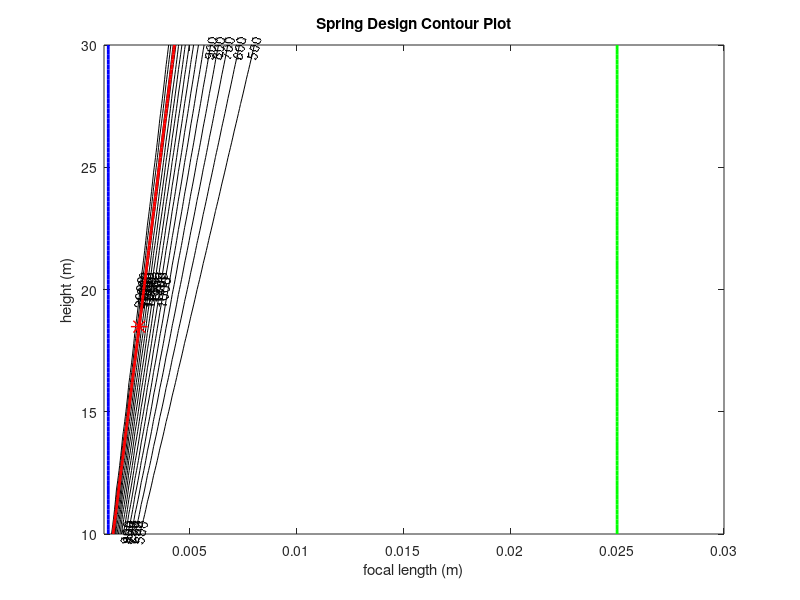

Write the MATLAB code that produced this figure.
% This script constructs a contour plot for the fov optimization
clc
clear
close all

% height vs. focal length

% limits for zoomed out view
fl_min = 0.001;
fl_max = 0.03;
h_min = 10.0;
h_max = 30.0;

% limits for zoomed in view
% fl_min = 0.0;
% fl_max = 0.21;
% h_min = 10.0;
% h_max = 30.0;


res = 100;

fov = zeros(res+1);
target_area_pix = zeros(res+1);

% constants
ss_physical = 1/3;
F_safe = 2;
min_target_pixels = 800;

% optimums for the variables (from optimization)
ss_pix = 1114.286537365992;  % optimal pixel size
ts = 1.499999999828;  % optimal target size
h_opt = 18.480620537231;
fl_opt = 0.002647803799;

% design variables at mesh points
[fl,height] = meshgrid(fl_min:(fl_max - fl_min)/res:fl_max, h_min:(h_max - h_min)/res:h_max);
 
% equations
ss_w = ss_physical * sqrt(2)/2;  % physical sensor width (inches)
ss_w = ss_w * 0.0254;  % convert sensor width to meters
for i=1:length(fl)
    for j=1:length(fl)
        v = 2 * atan(ss_w/(2*fl(i,j)));  % angular field of view of the camera
        fov_w = 2 * (height(i,j) * tan(v/2));  % width of rectangular region camera can see
        fov_h = fov_w;  % height of rectangular region camera can see
        fov(i,j) = fov_w * fov_h;  % area in square meters that camera can see
        
        u_target = (fl(i,j)/height(i,j)) * (ts/2);  % projection of the target onto the image plane (meters)
        v_target = u_target;  % same as above since target is square (meters)
        pix_size = ss_w/ss_pix;  % pixel size (meters)
        target_area_pix(i,j) = (2 * u_target/pix_size) * (2 * v_target/pix_size);  % area of target in pixels
    end
end


 
figure(1)
[C,h] = contour(fl,height,fov,[500:100:2000],'k');
clabel(C,h,'Labelspacing',250);
title('Spring Design Contour Plot');
xlabel('focal length (m)');
ylabel('height (m)');
hold on;
% solid lines to show constraint boundaries
contour(fl,height,(fl - 0.025),[0.0,0.0],'g-','LineWidth',2);
contour(fl,height,(-fl + 0.0012),[0.0,0.0],'b-','LineWidth',2);
contour(fl,height,(-target_area_pix + F_safe * min_target_pixels),[0.0,0.0],'r-','LineWidth',2);
% contour(d,D,(Tau_a + Tau_m - Sy./Sf),[0.0,0.0],'b-','LineWidth',2);
% contour(d,D,(D./d),[16.0,16.0],'m-','LineWidth',2);
% contour(d,D,(D./d),[4.0,4.0],'c-','LineWidth',2);
% contour(d,D,(d),[0.2,0.2],'-','color',[0.96, 0.46, 0.25],'LineWidth', 2)
% contour(d,D,(d),[0.01,0.01],'-','color',[0.7, 0.1, 0.9],'LineWidth', 2)
% contour(d,D,(D+d),[0.75,0.75],'-','color',[0.0, 0.44, 0.14],'LineWidth', 2)
% contour(d,D,(-hdef+hs+0.05),[0.0,0.0],'-','color',[0.04, 0.32, 0.54],'LineWidth', 2)
plot(fl_opt,h_opt,'r*','MarkerSize',12,'LineWidth',1)
% % show a legend
% legend('force','T hs-Sy<0','Ta-Se/Sf<0','Ta+Tm-Sy/Sf<0','D/d<16', ...
%        'D/d>4','d<0.2','d>0.01','D+d<0.75','-hdef+hs+0.05<0','optimal')

